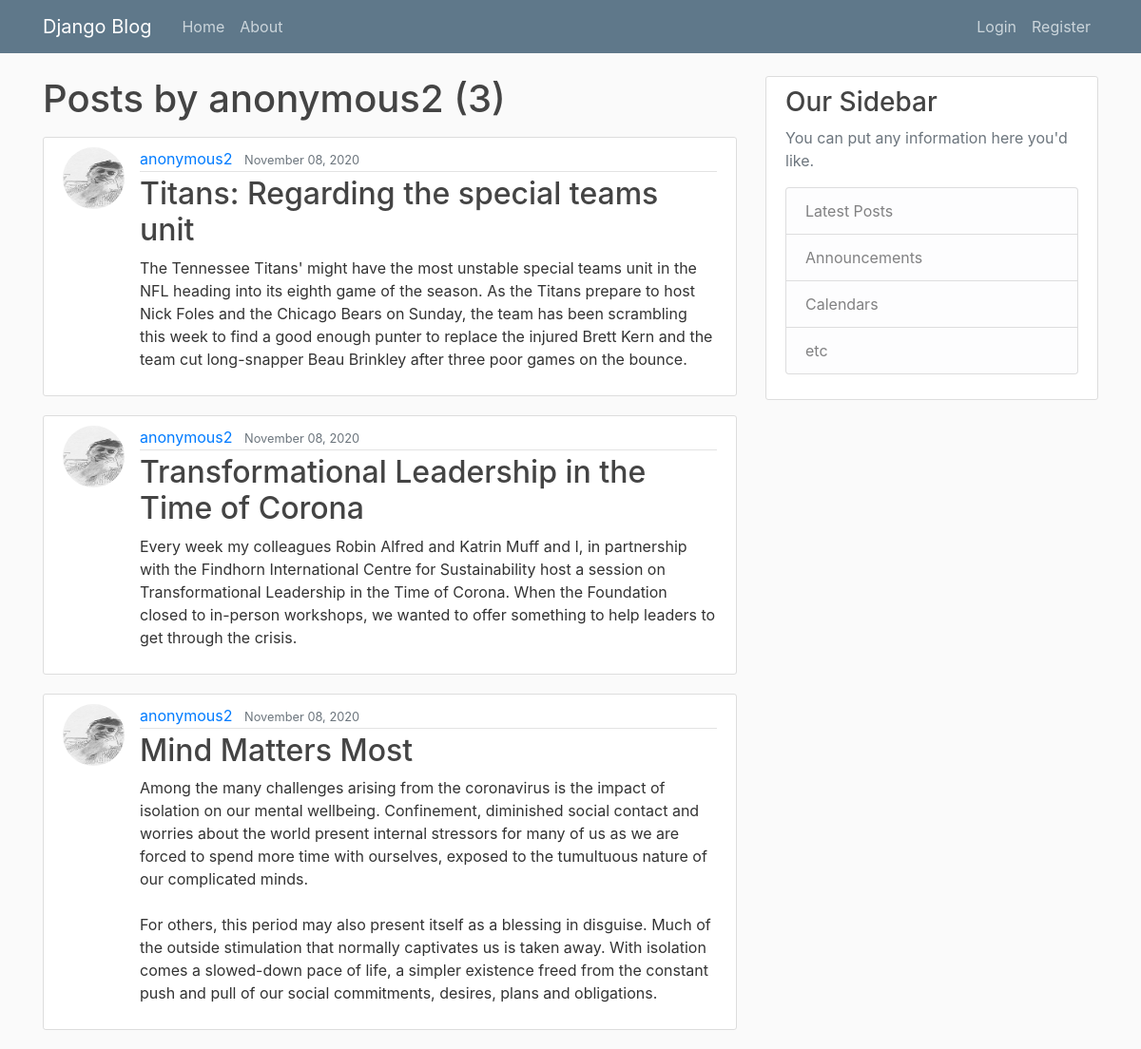
/user/anonymous2, run on the app's committed database.
### blog/models.py (models this page shows, shortened)
class Post(models.Model):
    title = models.CharField(max_length=100)
    content = models.TextField()
    date_posted = models.DateTimeField(default=timezone.now)
    author = models.ForeignKey(User, on_delete=models.CASCADE)

### users/models.py (models this page shows, shortened)
class Profile(models.Model):
    user = models.OneToOneField(User, on_delete=models.CASCADE)
    image = models.ImageField(default='default.jpg', upload_to='profile_pics')

### blog/views.py (the view)
# urls.py: path('user/<str:username>', UserPostListView.as_view(), name='user-posts'),
class UserPostListView(ListView):
    model = Post
    template_name = 'blog/user_posts.html'  #<app>/<model>_<viewtype>.html
    context_object_name = 'posts'
    paginate_by = 5
    def get_queryset(self):
        user = get_object_or_404(User, username=self.kwargs.get('username'))
        return Post.objects.filter(author=user).order_by('-date_posted')

### blog/templates/blog/user_posts.html (shortened to what this page needs)
{% extends "blog/base.html" %}
{% block content %}
    <h1 class="mb-3"> Posts by {{ view.kwargs.username }} ({{ page_obj.paginator.count }})</h1>
    {% for post in posts %}
        <article class="media content-section">
          <img class="rounded-circle article-img" src="{{ post.author.profile.image.url }}">
          <div class="media-body">
            <div class="article-metadata">
              <a class="mr-2" href="{% url 'user-posts' post.author.username %}">{{ post.author }}</a>
              <small class="text-muted">{{ post.date_posted|date:"F d, Y" }}</small>
            </div>
            <h2><a class="article-title" href="{% url 'post-detail' post.id %}">{{ post.title }}</a></h2>
            <p class="article-content">{{ post.content }}</p>
          </div>
          </article>
    {% endfor %}
{% endblock content %}

### blog/static/blog/main.css (style rules this page uses)
h1, h2, h3, h4, h5, h6 { color: #444444; }
.content-section { background: #ffffff; padding: 10px 20px; border: 1px solid #dddddd; border-radius: 3px; margin-bottom: 20px; }
.article-title { color: #444444; }
.article-content { white-space: pre-line; }
.article-img { height: 65px; width: 65px; margin-right: 16px; }
.article-metadata { padding-bottom: 1px; margin-bottom: 4px; border-bottom: 1px solid #e3e3e3 }

### data on the page
Post: author.profile.image (picture), author "anonymous2", date_posted "November 08, 2020", title "Titans: Regarding the special teams unit", content "The Tennessee Titans' might have the most unstable special teams unit in the NFL heading into its eighth game of the season. As the Titans prepare to host Nick Foles and the Chicago Bears on Sunday, the team has been scrambling this week to find a good enough punter to replace the injured Brett Kern and the team cut long-snapper Beau Brinkley after three poor games on the bounce."
Post: author.profile.image (picture), author "anonymous2", date_posted "November 08, 2020", title "Transformational Leadership in the Time of Corona", content "Every week my colleagues Robin Alfred and Katrin Muff and I, in partnership with the Findhorn International Centre for Sustainability host a session on Transformational Leadership in the Time of Corona. When the Foundation closed to in-person workshops, we wanted to offer something to help leaders to get through the crisis."
Post: author.profile.image (picture), author "anonymous2", date_posted "November 08, 2020", title "Mind Matters Most", content "Among the many challenges arising from the coronavirus is the impact of isolation on our mental wellbeing. Confinement, diminished social contact and worries about the world present internal stressors for many of us as we are forced to spend more time with ourselves, exposed to the tumultuous nature of our complicated minds. For others, this period may also present itself as a blessing in disguise. Much of the outside stimulation that normally captivates us is taken away. With isolation comes a slowed-down pace of life, a simpler existence freed from the constant push and pull of our social commitments, desires, plans and obligations."

### other printed values
{{ view.kwargs.username }} "anonymous2"
{{ page_obj.paginator.count }} "3"
